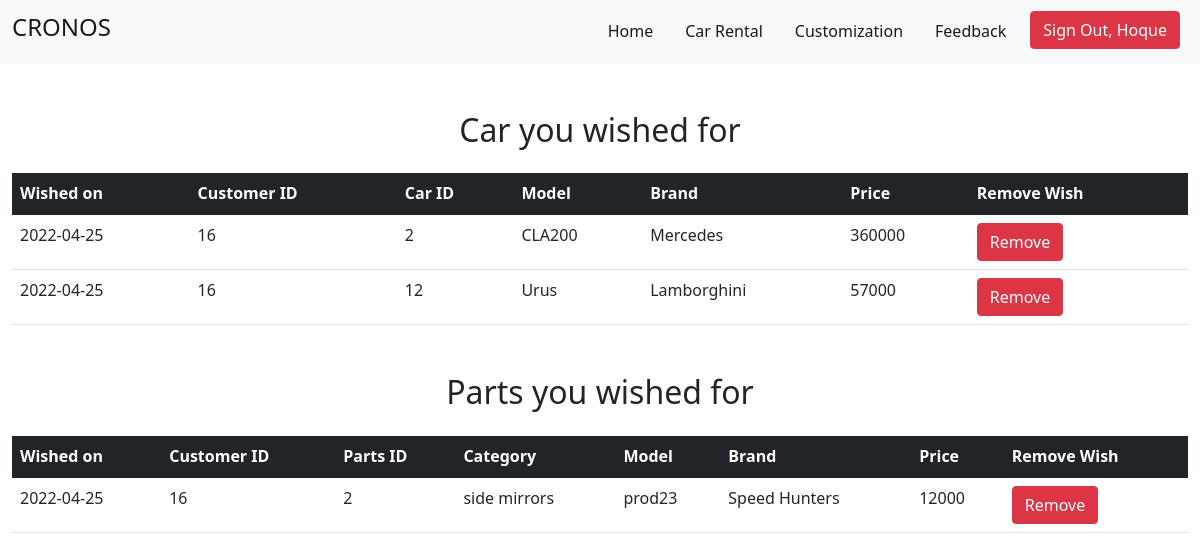
Screenshot of /wishListPage.php (signed in) with the database file from the repository.
### tables this page shows
CREATE TABLE `wishlist` (
  `wish_id` int(11) NOT NULL,
  `wish_date` date NOT NULL DEFAULT current_timestamp(),
  `customer_id` int(11) NOT NULL,
  `car_id` int(11) DEFAULT NULL,
  `parts_id` int(11) DEFAULT NULL
);

CREATE TABLE `customer` (
  `customer_id` int(11) NOT NULL,
  `first_name` varchar(20) NOT NULL,
  `last_name` varchar(20) NOT NULL,
  `city` varchar(20) NOT NULL,
  `address` varchar(100) NOT NULL,
  `phone_number` varchar(11) NOT NULL,
  `email` varchar(50) NOT NULL,
  `password` varchar(30) NOT NULL
);

CREATE TABLE `car` (
  `car_status` varchar(10) NOT NULL DEFAULT 'not-booked',
  `chassis_no` int(11) NOT NULL,
  `car_id` int(11) NOT NULL,
  `model` varchar(30) NOT NULL,
  `brand` varchar(30) NOT NULL,
  `year_of_release` date DEFAULT NULL,
  `price` int(11) NOT NULL,
  `picture` varchar(1000) NOT NULL DEFAULT 'https://img.lovepik.com/free-png/20210926/lovepik-car-icon-png-image_401486754_wh1200.png'
);

CREATE TABLE `parts` (
  `parts_id` int(11) NOT NULL,
  `parts_status` varchar(15) NOT NULL DEFAULT 'not-purchased',
  `category` varchar(25) NOT NULL,
  `brand` varchar(30) NOT NULL,
  `model` varchar(30) NOT NULL,
  `color` varchar(11) NOT NULL,
  `compitable_with` text NOT NULL,
  `price` int(10) NOT NULL,
  `image` text NOT NULL
);

### wishListPage.php (the view, shortened to what this page needs)
<!DOCTYPE html>
<html lang="en">
<head>
    <link href="https://cdn.jsdelivr.net/npm/bootstrap@5.1.3/dist/css/bootstrap.min.css" rel="stylesheet" />
    <link rel="stylesheet" href="style.css" />
    <link rel="stylesheet" href="fontawesome-free-5.15.4-web/fontawesome-free-5.15.4-web/css/all.css" />
</head>
<body>
    <navbar>
        <nav class="navbar navbar-expand-lg navbar-light bg-light">
            <div class="container-fluid">
                <a class="navbar-brand" href="index.php">
                    <h4>CRONOS</h4>
                </a>
                <div class="collapse navbar-collapse" id="navbarNav">
                    <ul class="navbar-nav ms-auto">
                        <li class="nav-item mx-2">
                            <a class="nav-link active" aria-current="page" href="index.php">Home</a>
                        </li>
                        <li class="nav-item mx-2">
                            <a class="nav-link active" aria-current="page" href="userPanel.php">Car Rental</a>
                        </li>
                        <li class="nav-item mx-2">
                            <a class="nav-link active" aria-current="page" href="customizationPage.php">Customization</a>
                        </li>
                        <li class="nav-item mx-2">
                            <a class="nav-link active" aria-current="page" href="userFeedbackPage.php">Feedback</a>
                        </li>
                        <li class="nav-item mx-2">
                            <a class="btn btn-danger" class="nav-link" href="dbUserSignout.php">Sign Out, <?= $_SESSION['last_name']; ?> </a>
                        </li>
                    </ul>
                </div>
            </div>
        </nav>
    </navbar>
    <?php
    $customer_id = $_SESSION['customer_id'];
    ?>
    <main class="container-fluid my-5">
        <div class="mb-5">
            <div class="text-center mb-4">
                <h2>Car you wished for</h2>
            </div>
            <table class="table">
                <thead class="table-dark ">
                    <tr>
                        <th scope="col">Wished on</th>
                        <th scope="col">Customer ID</th>
                        <th scope="col">Car ID</th>
                        <th scope="col">Model</th>
                        <th scope="col">Brand</th>
                        <th scope="col">Price</th>
                        <th scope="col">Remove Wish</th>
                    </tr>
                </thead>
                <tbody>
                    <?php
                    require_once("dbConnect.php");
                    $sql = "SELECT wish_date, customer.customer_id, car.car_id, car.model, car.brand, car.price, wish_id FROM wishlist
                    INNER JOIN customer on customer.customer_id = wishlist.customer_id
                    INNER JOIN car on car.car_id = wishlist.car_id WHERE wishlist.customer_id='$customer_id' ORDER BY wish_id DESC;";
                    $result = mysqli_query($conn, $sql);
                    if (mysqli_num_rows($result) > 0) {
                        while ($row = mysqli_fetch_array($result)) {
                    ?>
                            <tr>
                                <td><?php echo $row[0]; ?></td>
                                <td><?php echo $row[1]; ?></td>
                                <td><?php echo $row[2] ?> </td>
                                <td><?php echo $row[3] ?></td>
                                <td><?php echo $row[4] ?> </td>
                                <td><?php echo $row[5] ?></td>
                                <td><button class="btn btn-danger"><a href="dbRemoveWishListCarByUser.php
                                ?wish_id=<?php echo $row[6]; ?>">Remove</a></button></button></td>
                            </tr>
                    <?php
                        }
                    }
                    ?>
                </tbody>
            </table>
        </div>
        <div class="mt-5">
            <div class="text-center mb-4">
                <h2>Parts you wished for</h2>
            </div>
            <table class="table">
                <thead class="table-dark">
                    <tr>
                        <th scope="col">Wished on</th>
                        <th scope="col">Customer ID</th>
                        <th scope="col">Parts ID</th>
                        <th scope="col">Category</th>
                        <th scope="col">Model</th>
                        <th scope="col">Brand</th>
                        <th scope="col">Price</th>
                        <th scope="col">Remove Wish</th>
                    </tr>
                </thead>
                <tbody>
                    <?php
                    require_once("dbConnect.php");
                    $sql = "SELECT wish_date, customer.customer_id, parts.parts_id, parts.model, parts.brand, parts.price, wish_id , parts.category FROM wishlist
                    INNER JOIN customer on customer.customer_id = wishlist.customer_id
                    INNER JOIN parts on parts.parts_id = wishlist.parts_id WHERE wishlist.customer_id='$customer_id' ORDER BY wish_id DESC;";
                    $result = mysqli_query($conn, $sql);
                    if (mysqli_num_rows($result) > 0) {
                        while ($row = mysqli_fetch_array($result)) {
                    ?>
                            <tr>
                                <td><?php echo $row[0]; ?></td>
                                <td><?php echo $row[1]; ?></td>
                                <td><?php echo $row[2] ?> </td>
                                <td><?php echo $row[7] ?> </td>
                                <td><?php echo $row[3] ?></td>
                                <td><?php echo $row[4] ?> </td>
                                <td><?php echo $row[5] ?></td>
                                <td><button class="btn btn-danger"><a href="dbRemoveWishListCarByUser.php
                                ?wish_id=<?php echo $row[6]; ?>">Remove</a></button></button></td>
                            </tr>
                    <?php
                        }
                    }
                    ?>
                </tbody>
            </table>
        </div>

### style.css (style rules this page uses)
.btn-anchor, a { text-decoration: none; color: white; }

### rows the page displays
wishlist: wish_date "2022-04-25", customer.customer_id "16", car.car_id "2", car.model "CLA200", car.brand "Mercedes", car.price "360000"
wishlist: wish_date "2022-04-25", customer.customer_id "16", car.car_id "12", car.model "Urus", car.brand "Lamborghini", car.price "57000"
wishlist: wish_date "2022-04-25", customer.customer_id "16", parts.parts_id "2", parts.category "side mirrors", parts.model "prod23", parts.brand "Speed Hunters", parts.price "12000"

### other values shown
$_SESSION['last_name'] "Hoque"
